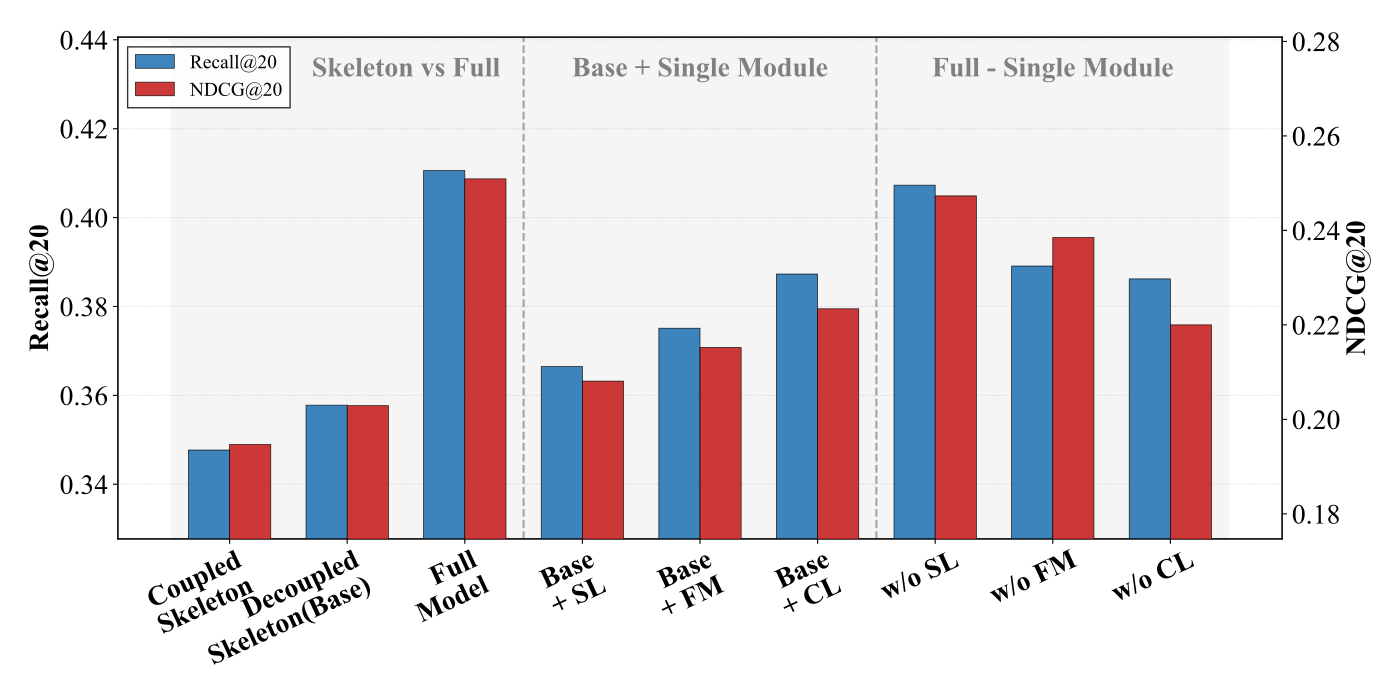

Recreate this plot in Python.
import matplotlib
import matplotlib.pyplot as plt
import numpy as np
from matplotlib import transforms

from matplotlib import rcParams

# === 全局风格：对齐 figure_group.py ===
plt.rcParams['font.family'] = 'serif'
plt.rcParams['font.serif'] = ['Times New Roman']
rcParams['font.size'] = 20

# 说明：该消融图 x 轴标签较多，为避免拥挤，后续仍会在局部设置较小的 xtick 字号。

def plot_mechanism_analysis_lastfm(show_metrics: bool = False):
    # === 1. 数据准备 (LastFM Dataset) ===

# # --- Group 1: Architecture Evolution (骨架与完全体) ---
# # Logic: Coupled 最低 -> Decoupled 稍好 (基础提升) -> Full SOTA
#     g1_labels = ['Coupled\nSkeleton', 'Decoupled\nSkeleton(Base)', 'Full\nModel']
#     g1_recall = [0.3420, 0.3520, 0.4039] 
#     g1_ndcg   = [0.1900, 0.1980, 0.2448]

# # --- Group 2: Additive Analysis (Decoupled Base + Single Module) ---
# # Logic: 在 0.352 的基础上做加法。CL贡献最大，FM次之，SL辅助
#     g2_labels = ['Base\n+ SL', 'Base\n+ FM', 'Base\n+ CL']
#     g2_recall = [0.3605, 0.3690, 0.3810] # 逻辑推演值
#     g2_ndcg   = [0.2030, 0.2100, 0.2180] # 逻辑推演值

# # --- Group 3: Subtractive Analysis (Full - Single Module) ---
# # Logic: 来自 Table 3 真值。去掉某模块后的表现。
# # w/o CL 掉最多 (说明CL最重要)，w/o FM 其次，w/o SL 掉最少
#     g3_labels = ['w/o SL', 'w/o FM', 'w/o CL']
#     g3_recall = [0.4007, 0.3828, 0.3799] # 真值
#     g3_ndcg   = [0.2413, 0.2327, 0.2147] # 真值

# --- Group 1: Architecture Evolution (骨架与完全体) ---
# Logic: Coupled 最低 -> Decoupled 稍好 (基础提升) -> Full SOTA
    g1_labels = ['Coupled\nSkeleton', 'Decoupled\nSkeleton(Base)', 'Full\nModel']
    g1_recall = [0.3477, 0.3578, 0.4106] 
    g1_ndcg   = [0.1947, 0.2029, 0.2509]

# --- Group 2: Additive Analysis (Decoupled Base + Single Module) ---
# Logic: 在 0.3578 的基础上做加法。CL贡献最大，FM次之，SL辅助
    g2_labels = ['Base\n+ SL', 'Base\n+ FM', 'Base\n+ CL']
    g2_recall = [0.3665, 0.3751, 0.3873] # 逻辑推演值
    g2_ndcg   = [0.2081, 0.2152, 0.2234] # 逻辑推演值

# --- Group 3: Subtractive Analysis (Full - Single Module) ---
# Logic: 来自 Table 3 真值。去掉某模块后的表现。
# w/o CL 掉最多 (说明CL最重要)，w/o FM 其次，w/o SL 掉最少
    g3_labels = ['w/o SL', 'w/o FM', 'w/o CL']
    g3_recall = [0.4073, 0.3891, 0.3862] # 真值
    g3_ndcg   = [0.2473, 0.2385, 0.2200] # 真值

# 合并数据
    labels = g1_labels + g2_labels + g3_labels
    recall_data = g1_recall + g2_recall + g3_recall
    ndcg_data   = g1_ndcg + g2_ndcg + g3_ndcg

    # === 2. 绘图设置 ===
    x = np.arange(len(labels))  # 标签位置
    width = 0.35  # 柱状图宽度

    fig, ax = plt.subplots(figsize=(14, 7))

    # 右侧 Y 轴用于 NDCG
    ax2 = ax.twinx()

    # 绘制柱子 (Recall 和 NDCG 并排；分别挂在左右轴)
    rects1 = ax.bar(
        x - width/2, recall_data, width,
        label='Recall@20', color='#2878B5', alpha=0.9, edgecolor='black', linewidth=0.5, zorder=3
    )
    rects2 = ax2.bar(
        x + width/2, ndcg_data, width,
        label='NDCG@20', color='#C82423', alpha=0.9, edgecolor='black', linewidth=0.5, zorder=3
    )

    # === 3. 装饰与标注 ===

# 三块区域底色覆盖（参考 Multimodal experiment.py 的 axvspan）
    ax.axvspan(-0.5, 2.5, facecolor='gray', alpha=0.08, zorder=0)
    ax.axvspan(2.5, 5.5, facecolor='gray', alpha=0.08, zorder=0)
    ax.axvspan(5.5, 8.5, facecolor='gray', alpha=0.08, zorder=0)

# 添加垂直分割线，区分三组
    ax.axvline(x=2.5, color='gray', linestyle='--', linewidth=1.5, alpha=0.7)
    ax.axvline(x=5.5, color='gray', linestyle='--', linewidth=1.5, alpha=0.7)

 # 添加区域文字标签 (Top Annotations)
 # 位置用左轴上限动态算，避免改尺度后遮挡

# 坐标轴设置
    ax.set_ylabel('Recall@20', fontsize=20, fontweight='bold')
    ax2.set_ylabel('NDCG@20', fontsize=20, fontweight='bold')
    # ax.set_title('In-depth Mechanism Analysis on LastFM Dataset', pad=20)
    ax.set_xticks(x)
    ax.set_xticklabels(labels, fontsize=20, rotation=25, ha='right', fontweight='bold')

    # 统一将旋转的 x 轴刻度标签向右平移（单位：points）
    x_tick_right_shift_pts = 20
    dx_inch = x_tick_right_shift_pts / 72.0
    for tick in ax.get_xticklabels():
        tick.set_transform(tick.get_transform() + transforms.ScaledTranslation(dx_inch, 0, fig.dpi_scale_trans))

# 左右轴分别设置尺度（留一点边距）
    recall_min, recall_max = min(recall_data), max(recall_data)
    ndcg_min, ndcg_max = min(ndcg_data), max(ndcg_data)
    ax.set_ylim(recall_min - 0.02, recall_max + 0.03)
    ax2.set_ylim(ndcg_min - 0.02, ndcg_max + 0.03)

    y_top = ax.get_ylim()[1]
    text_x_offset = 0.5
    # ax.text(1 + text_x_offset, y_top * 0.98, 'Architecture Evolution\n(Skeleton vs Full)', ha='center', fontsize=12, color='gray', fontweight='bold')
    # ax.text(4 + text_x_offset, y_top * 0.98, 'Additive Analysis\n(Base + Single Module)', ha='center', fontsize=12, color='gray', fontweight='bold')
    # ax.text(7 + text_x_offset, y_top * 0.98, 'Subtractive Analysis\n(Full - Single Module)', ha='center', fontsize=12, color='gray', fontweight='bold')
    ax.text(1 + text_x_offset, y_top * 0.98, 'Skeleton vs Full', ha='center', fontsize=20, color='gray', fontweight='bold')
    ax.text(4, y_top * 0.98, 'Base + Single Module', ha='center', fontsize=20, color='gray', fontweight='bold')
    ax.text(7, y_top * 0.98, 'Full - Single Module', ha='center', fontsize=20, color='gray', fontweight='bold')

# 合并图例
    handles1, labels1 = ax.get_legend_handles_labels()
    handles2, labels2 = ax2.get_legend_handles_labels()
    ax.legend(
        handles1 + handles2,
        labels1 + labels2,
        loc='upper left',
        frameon=True,
        fancybox=False,
        edgecolor='black',
        ncol=1,
        fontsize=14,
    )

# 网格（跟随左轴）
    ax.grid(axis='y', linestyle=':', alpha=0.5)

# 在柱子上标注数值
    def autolabel(axis, rects, color):
        for rect in rects:
            height = rect.get_height()
            axis.annotate(
                f'{height:.3f}',
                xy=(rect.get_x() + rect.get_width() / 2, height),
                xytext=(0, 2),
                textcoords="offset points",
                ha='center',
                va='bottom',
                fontsize=9,
                color=color,
                fontweight='bold',
            )

    if show_metrics:
        autolabel(ax, rects1, '#2878B5')
        autolabel(ax2, rects2, '#C82423')

    plt.tight_layout()
    plt.savefig('ablation_chart_lastfm.png', format='png', dpi=300)
    plt.savefig('ablation_chart_lastfm.pdf', format='pdf', dpi=300)
    print('File saved: ablation_chart_lastfm.png')

    backend = matplotlib.get_backend().lower()
    # if 'agg' not in backend:
    plt.show()


plot_mechanism_analysis_lastfm(show_metrics=False)
